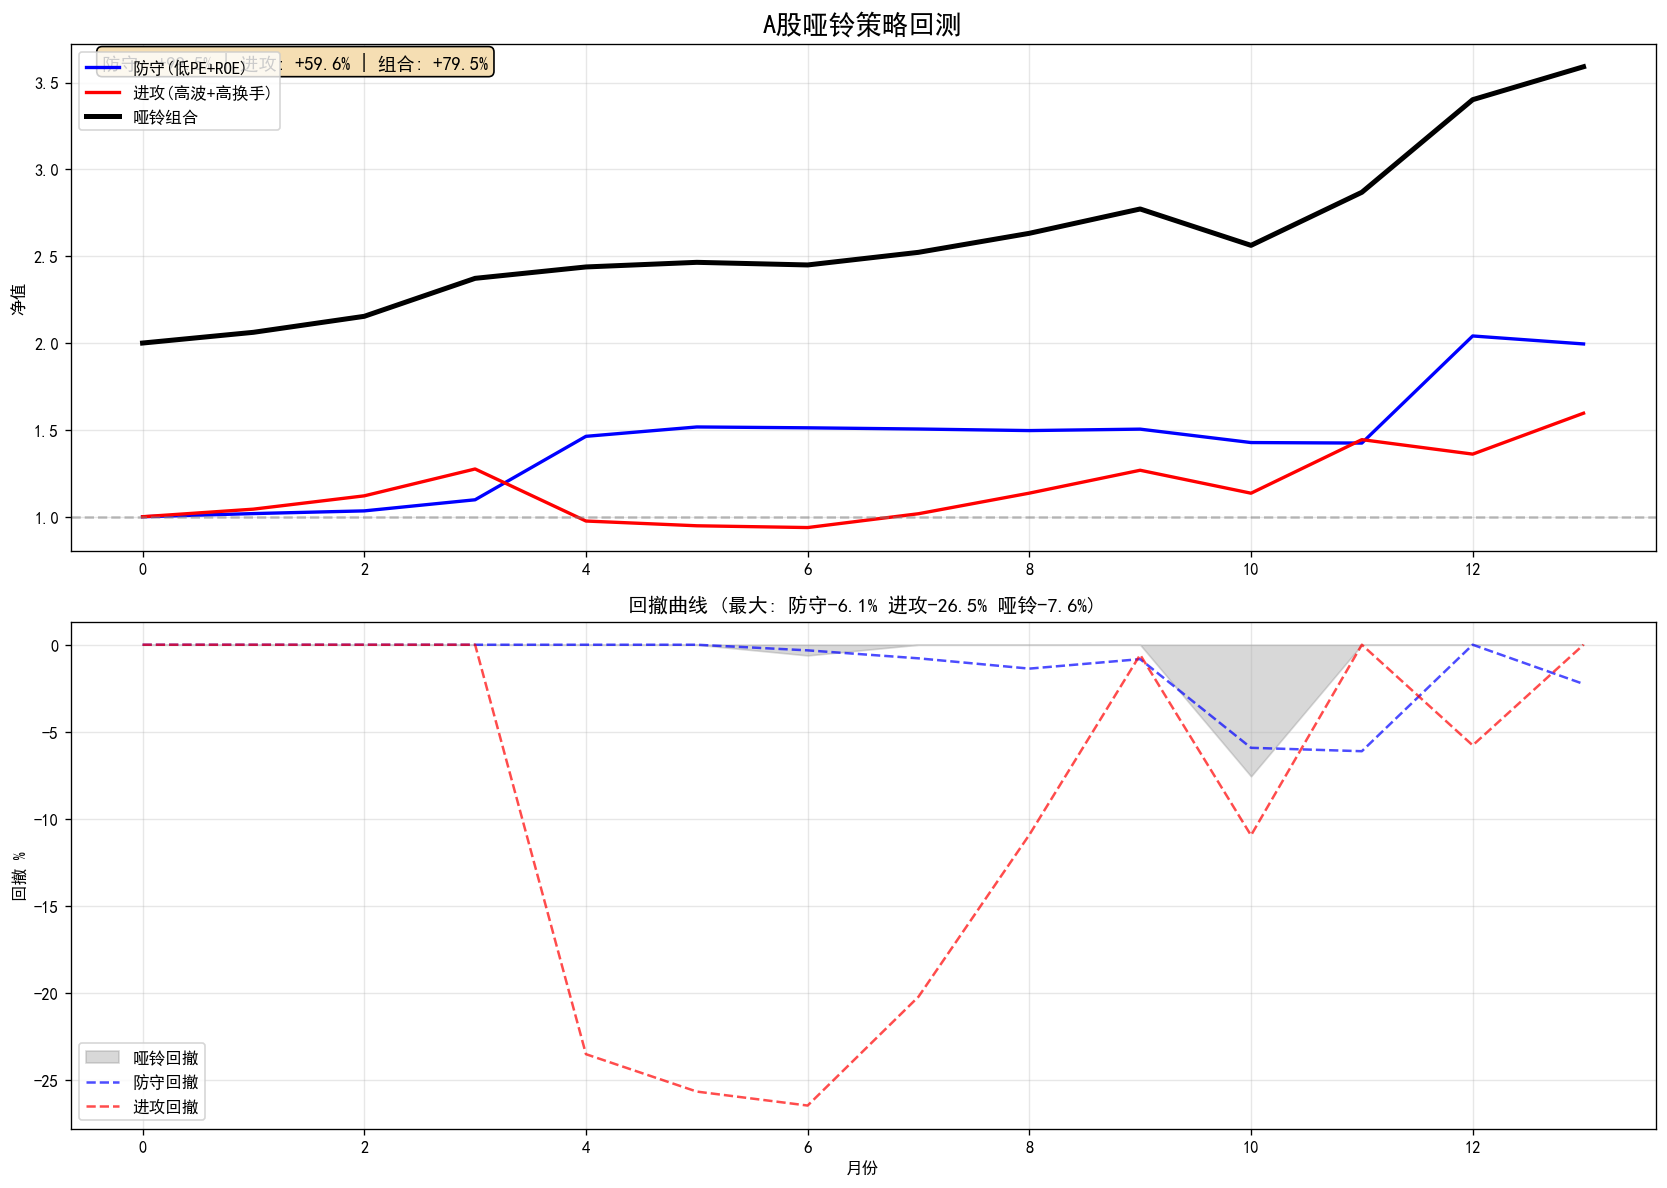

The Python source for this figure:
# -*- coding: utf-8 -*-
"""
AgentQuant · 哑铃策略回测模拟器
===============================
防守端: 低PE+高ROE (季度调仓, 沪深300池)
进攻端: 行业动量→高波/高换手正交化 (月度调仓, 全A股)
动态: VIX驱动权重调整 + 不对称再平衡
"""
import sys,io; sys.stdout=io.TextIOWrapper(sys.stdout.buffer,encoding='utf-8',errors='replace')
import duckdb,pandas as pd,numpy as np
from scipy import stats
from datetime import date,timedelta
import matplotlib
matplotlib.use('Agg')
import matplotlib.pyplot as plt
import matplotlib.ticker as mticker
plt.rcParams['font.sans-serif']=['SimHei','Microsoft YaHei']
plt.rcParams['axes.unicode_minus']=False

DB='D:/FreeFinanceData/data/duckdb/finance.db'

def conn():
    for i in range(20):
        try:
            c=duckdb.connect(DB,read_only=True);c.execute('SELECT 1');return c
        except: import time; time.sleep(min(2**i,30))
    return duckdb.connect(DB,read_only=True)

# ═══════════════════════════════
# 数据加载
# ═══════════════════════════════

def load_hs300_stocks(c):
    """沪深300成分股(简化: 有PE的大市值股票)"""
    df=c.execute("""
        SELECT DISTINCT v.ts_code FROM valuation_daily v
        JOIN kline_daily k ON v.ts_code=k.ts_code AND v.trade_date=k.trade_date
        WHERE v.pe_ttm>0 AND v.pe_ttm<200 AND v.trade_date='2026-06-12'
        AND k.close>0
    """).df()
    return df['ts_code'].tolist()

def load_defensive_pool(c, universe, n=30):
    """防守池: 低PE+高ROE"""
    codes_str=','.join([f"'{x}'" for x in universe[:2000]])
    if not codes_str: return pd.DataFrame()
    df=c.execute(f"""
        SELECT v.ts_code,v.pe_ttm,f.roe,f.gross_margin
        FROM valuation_daily v
        JOIN financial_statements f ON v.ts_code=f.ts_code
        WHERE v.ts_code IN ({codes_str})
        AND v.pe_ttm>0 AND v.pe_ttm<500 AND v.trade_date='2026-06-12'
        AND f.roe>0 AND f.roe<100 AND f.report_type='annual'
        AND f.report_date=(SELECT MAX(report_date) FROM financial_statements WHERE ts_code=f.ts_code AND report_type='annual')
    """).df()
    if len(df)==0: return df
    if len(df)<n: return df
    df['pe_rank']=(-df['pe_ttm']).rank()
    df['roe_rank']=df['roe'].rank()
    df['score']=df['pe_rank']*0.6+df['roe_rank']*0.4
    return df.nlargest(n,'score')

def load_offensive_pool(c, top_ind=3, n_per_ind=10):
    """进攻池: 行业动量→高波/高换手正交化"""
    # 行业动量top3
    ind_mom=c.execute("""
        SELECT industry,(MAX(CASE WHEN rn=1 THEN close END)/NULLIF(MAX(CASE WHEN rn=10 THEN close END),0)-1) mom FROM (
            SELECT industry,close,ROW_NUMBER() OVER(PARTITION BY industry ORDER BY trade_date DESC) rn
            FROM proxy_industry_daily WHERE trade_date>='2026-05-15'
        ) WHERE rn<=10 GROUP BY industry HAVING COUNT(*)>=8 ORDER BY mom DESC LIMIT ?
    """,[top_ind]).df()
    top_industries=ind_mom['industry'].tolist()
    print(f'  强势行业: {top_industries}')

    # 全A股高波/高换手
    vol_turn=c.execute("""
        SELECT ts_code,STDDEV(dr) vol,AVG(turn) turn FROM (
            SELECT ts_code,turnover_rate turn,
                   (close/LAG(close) OVER(PARTITION BY ts_code ORDER BY trade_date)-1) dr
            FROM kline_daily WHERE trade_date>='2026-05-01' AND turnover_rate>0
        ) WHERE dr IS NOT NULL GROUP BY ts_code HAVING COUNT(*)>=15
    """).df()

    # 正交化: turn→vol回归, 取残差=净波动率
    from sklearn.linear_model import LinearRegression
    X=vol_turn[['turn']].values
    y=vol_turn['vol'].values
    lr=LinearRegression().fit(X,y)
    vol_turn['net_vol']=y-lr.predict(X)  # 残差
    r2=lr.score(X,y)
    print(f'  正交化: R2={r2:.3f}, 共线={np.sqrt(r2):.3f}')

    # 行业映射(简化: 用关键词)
    # 这里用申万行业指数成分股做映射
    # 实际需要stock_industry映射表, 简化处理: 用全A股
    vol_turn['score']=vol_turn['turn'].rank(pct=True)*0.4+vol_turn['net_vol'].rank(pct=True)*0.6
    return vol_turn.nlargest(n_per_ind*top_ind,'score')

# ═══════════════════════════════
# 回测引擎
# ═══════════════════════════════

def get_monthly_returns(c, stocks, start_date, end_date):
    """获取月度收益"""
    codes_str=','.join([f"'{x}'" for x in stocks[:200]])
    if not codes_str: return pd.DataFrame()
    df=c.execute(f"""
        WITH monthly AS (
            SELECT ts_code,STRFTIME(trade_date,'%Y-%m') mon,close,
                   ROW_NUMBER() OVER(PARTITION BY ts_code,STRFTIME(trade_date,'%Y-%m') ORDER BY trade_date) rn_asc,
                   ROW_NUMBER() OVER(PARTITION BY ts_code,STRFTIME(trade_date,'%Y-%m') ORDER BY trade_date DESC) rn_desc
            FROM kline_daily WHERE ts_code IN ({codes_str})
            AND trade_date>='{start_date}' AND trade_date<='{end_date}'
        )
        SELECT ts_code,mon,
               (MAX(CASE WHEN rn_desc=1 THEN close END)/NULLIF(MAX(CASE WHEN rn_asc=1 THEN close END),0)-1) ret
        FROM monthly GROUP BY ts_code,mon HAVING COUNT(*)>=10
    """).df()
    if not df.empty:
        df=df.rename(columns={'mon':'month'})
    return df

def barbell_backtest(c, def_stocks, off_stocks, months=12, def_weight=0.5,
                     def_rebalance=3, off_rebalance=1, friction=0.003):
    """
    哑铃回测
    def_rebalance: 防守端调仓周期(月)
    off_rebalance: 进攻端调仓周期(月)
    friction: 单边交易成本
    """
    # 获取历史月度收益
    start=(date.today()-timedelta(days=months*31)).strftime('%Y-%m-%d')
    end=date.today().strftime('%Y-%m-%d')

    def_ret=get_monthly_returns(c,def_stocks['ts_code'].tolist(),start,end)
    off_ret=get_monthly_returns(c,off_stocks['ts_code'].tolist(),start,end)

    if def_ret.empty or off_ret.empty:
        return None

    # 等权组合月度收益
    def_monthly=def_ret.groupby('month')['ret'].mean()
    off_monthly=off_ret.groupby('month')['ret'].mean()

    # 对齐月份
    months_idx=sorted(set(def_monthly.index)|set(off_monthly.index))

    # VIX动态权重
    vix=c.execute(f"SELECT trade_date,vix FROM macro_indicators WHERE vix IS NOT NULL AND trade_date>='{start}' ORDER BY trade_date").df()
    vix_monthly=vix.set_index('trade_date')['vix'].resample('ME').last() if len(vix)>0 else None

    nav_def=1.0; nav_off=1.0
    curve_def=[1.0]; curve_off=[1.0]; curve_comb=[2.0]
    w_def=def_weight

    for m in months_idx:
        r_def=def_monthly.get(m,0)
        r_off=off_monthly.get(m,0)

        # VIX调整
        if vix_monthly is not None:
            v_row=vix_monthly[vix_monthly.index==m]
            if len(v_row)>0:
                v=v_row.iloc[0]
                if pd.notna(v):
                    if v<18: w_def=def_weight-0.15
                    elif v>25: w_def=def_weight+0.25
                    else: w_def=def_weight
                    w_def=np.clip(w_def,0.2,0.8)

        # 调仓摩擦
        if int(m[-2:])%def_rebalance==0: r_def-=friction
        if int(m[-2:])%off_rebalance==0: r_off-=friction

        nav_def*=(1+r_def)
        nav_off*=(1+r_off)

        # 再平衡
        if abs(nav_off/(nav_def+nav_off)-w_def)>0.15:
            total=nav_def+nav_off
            nav_def=total*(1-w_def)
            nav_off=total*w_def

        nav_combined=nav_def+nav_off
        curve_def.append(nav_def)
        curve_off.append(nav_off)
        curve_comb.append(nav_combined)

    return {
        'def_ret':(nav_def-1)*100,'off_ret':(nav_off-1)*100,
        'comb_ret':(nav_combined/2-1)*100,
        'curve_def':curve_def,'curve_off':curve_off,'curve_comb':curve_comb,
        'months':months_idx
    }

# ═══════════════════════════════
# 可视化
# ═══════════════════════════════

def plot_barbell(result, def_label='防守(低PE+ROE)', off_label='进攻(高波+高换手)'):
    fig,axes=plt.subplots(2,1,figsize=(14,10))

    # 资金曲线
    ax=axes[0]
    months=result['months']
    x=range(len(months)+1)
    ax.plot(x,result['curve_def'],'b-',linewidth=2,label=def_label)
    ax.plot(x,result['curve_off'],'r-',linewidth=2,label=off_label)
    ax.plot(x,result['curve_comb'],'k-',linewidth=3,label='哑铃组合')
    ax.axhline(y=1.0,color='gray',linestyle='--',alpha=0.5)
    ax.legend(loc='upper left')
    ax.set_title('A股哑铃策略回测',fontsize=16,fontweight='bold')
    ax.set_ylabel('净值')
    ax.grid(True,alpha=0.3)

    # 标注收益
    dr=result['def_ret'];ore=result['off_ret'];cr=result['comb_ret']
    ax.text(0.02,0.95,f'防守: {dr:+.1f}% | 进攻: {ore:+.1f}% | 组合: {cr:+.1f}%',
            transform=ax.transAxes,fontsize=11,bbox=dict(boxstyle='round',facecolor='wheat'))

    # 回撤
    ax2=axes[1]
    dd_def=np.array(result['curve_def'])/np.maximum.accumulate(result['curve_def'])-1
    dd_off=np.array(result['curve_off'])/np.maximum.accumulate(result['curve_off'])-1
    dd_comb=np.array(result['curve_comb'])/np.maximum.accumulate(result['curve_comb'])-1
    ax2.fill_between(x,0,dd_comb*100,alpha=0.3,color='gray',label='哑铃回撤')
    ax2.plot(x,dd_def*100,'b--',alpha=0.7,label='防守回撤')
    ax2.plot(x,dd_off*100,'r--',alpha=0.7,label='进攻回撤')
    mdd_comb=dd_comb.min()*100
    mdd_def=dd_def.min()*100
    mdd_off=dd_off.min()*100
    ax2.set_title(f'回撤曲线 (最大: 防守{mdd_def:.1f}% 进攻{mdd_off:.1f}% 哑铃{mdd_comb:.1f}%)')
    ax2.set_ylabel('回撤 %')
    ax2.set_xlabel('月份')
    ax2.legend()
    ax2.grid(True,alpha=0.3)

    plt.tight_layout()
    out_path=r'D:\AgentQuant\our\barbell_backtest.png'
    plt.savefig(out_path,dpi=120,bbox_inches='tight')
    print(f'\n图表已保存: {out_path}')
    return out_path

# ═══════════════════════════════
# 主入口
# ═══════════════════════════════

def main(def_w=0.5,friction=0.003):
    c=conn()
    print('='*55)
    print('  A股哑铃策略回测模拟器')
    print(f'  防守:{def_w*100:.0f}% 进攻:{(1-def_w)*100:.0f}% 摩擦:{friction*100:.1f}%')
    print('='*55)

    # 防守池
    print('\n[防守池] 低PE+高ROE...')
    hs300=load_hs300_stocks(c)
    def_pool=load_defensive_pool(c,hs300,30)
    pe_m=def_pool['pe_ttm'].mean(); roe_m=def_pool['roe'].mean()
    print(f'  选入{len(def_pool)}只 PE均值{pe_m:.0f} ROE均值{roe_m:.1f}%')
    top5=def_pool['ts_code'].head().tolist()
    print(f'  前5: {top5}')

    # 进攻池
    print('\n[进攻池] 行业动量→高波/高换手正交化...')
    off_pool=load_offensive_pool(c,3,10)
    print(f'  选入{len(off_pool)}只')

    # 回测
    print('\n[回测]')
    result=barbell_backtest(c,def_pool,off_pool,months=12,
                           def_weight=def_w,off_rebalance=1,friction=friction)
    if result:
        dr=result['def_ret']; ore=result['off_ret']; cr=result['comb_ret']
        print(f'  防守: {dr:+.1f}%')
        print(f'  进攻: {ore:+.1f}%')
        print(f'  哑铃: {cr:+.1f}%')
        plot_barbell(result)
    else:
        print('  数据不足')

    c.close()
    return result

if __name__=='__main__':
    import argparse
    p=argparse.ArgumentParser()
    p.add_argument('--def-weight',type=float,default=0.5)
    p.add_argument('--friction',type=float,default=0.003)
    args=p.parse_args()
    main(args.def_weight,args.friction)
